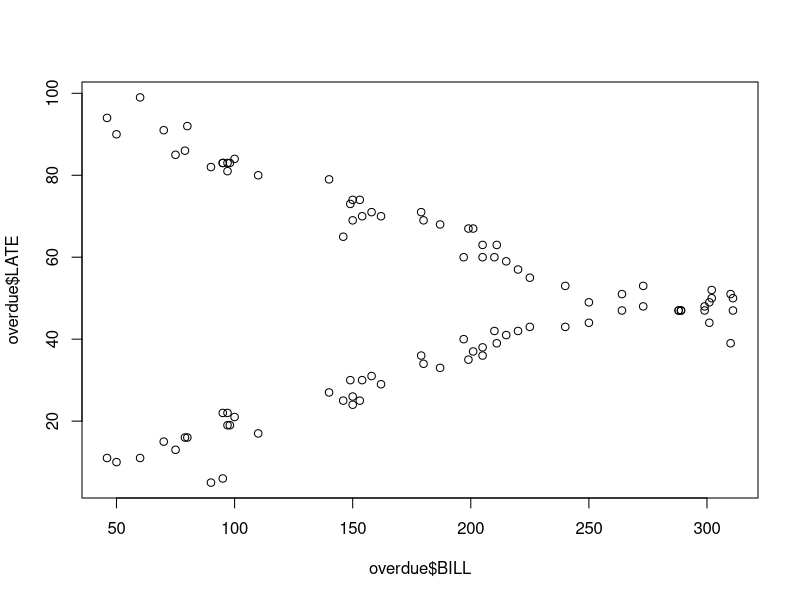
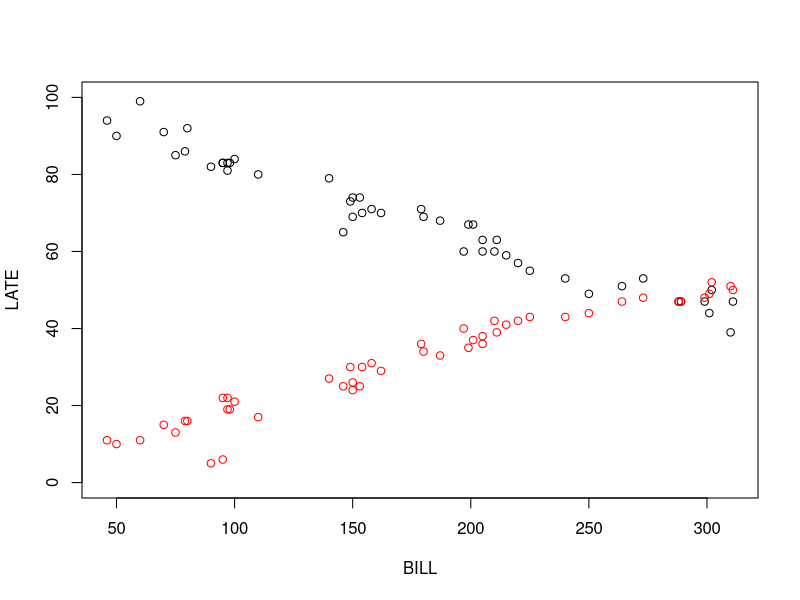

Reproduce these figures in R, in order.
# QUESTION 4.1

profsal <- read.csv('../data/prof_sal_third_qu.csv', header=TRUE)
# here I just use 1/(numberof samples) as the weights
profsal$weights <- 1/profsal$sample
profsal

model.profsal <- lm(thirdq~years, data=profsal, weights=profsal$weights)
# lm seems to work just fine when passing in an additional vecor for weights
summary(model.profsal)
# so the weighted least squares model is:
# thirdq = 1,517.9*(years of experience) + 103,925.6 
six.years <- 1517.9*(6) + 103925.6
six.years
# theestimate for six years ofexperience is $113,003

# QUESTION 5.1
overdue <- read.table('../data/overdue.txt', header=TRUE)
overdue$type <- c(rep(1,48),rep(0,48))
head(overdue)

plot(x=overdue$BILL, y=overdue$LATE)
plot(overdue$BILL[overdue$type==0],overdue$LATE[overdue$type==0],col=c("black"),ylab="LATE",xlab="BILL",ylim=c(0, 100))
points(overdue$BILL[overdue$type==1],overdue$LATE[overdue$type==1],col=c("red"))
# visually, it looks like the type variable will play a role in the final model

model.all <- lm(LATE~BILL, data=overdue)
summary(model.all)
# without considering type, the R squared is very low, indicating that this is not a very good model when we only consider the bill amount

model.sep <-lm(LATE~BILL+type, data=overdue)
summary(model.sep)
# as a quick test to tell if the type variable will be significant, we add in the variable to the model.
# with an R squared of about .63, it is much better

# the test to check if there is a difference in the mean overdue dates based on the type of account 
model.anova <- lm(LATE~type, data=overdue)
anova(model.anova)
# the p value is much less than 0.05, so it is significant
# This means that the mean number of overdue days is not equal for commercial and residental



# QUESTION 4.2

